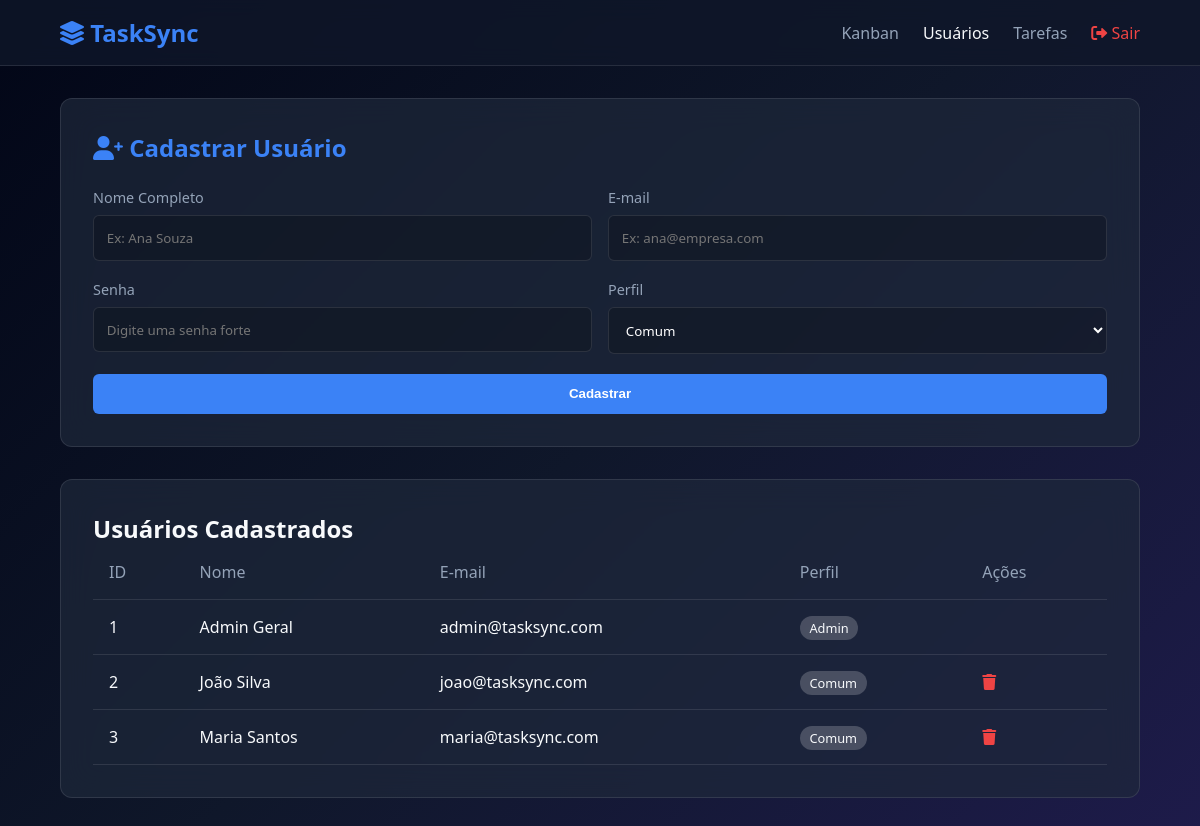
/usuarios.php (signed in), run on the app's committed database.
### tables this page shows
CREATE TABLE usuarios (
    id INT AUTO_INCREMENT PRIMARY KEY,
    nome VARCHAR(100) NOT NULL,
    email VARCHAR(100) NOT NULL UNIQUE,
    senha VARCHAR(255) NOT NULL,
    perfil ENUM('admin', 'comum') DEFAULT 'comum',
    data_cadastro DATETIME DEFAULT CURRENT_TIMESTAMP
);

### usuarios.php (the view, shortened to what this page needs)
<?php
require 'config.php';
$usuarios = $pdo->query("SELECT * FROM usuarios ORDER BY data_cadastro DESC")->fetchAll(PDO::FETCH_ASSOC);
?>
<!DOCTYPE html>
<html lang="pt-BR">
<head>
    <link rel="stylesheet" href="css/style.css">
    <link href="https://cdnjs.cloudflare.com/ajax/libs/font-awesome/6.0.0/css/all.min.css" rel="stylesheet">
</head>
<body>
    <nav class="glass-nav">
        <div class="logo"><i class="fas fa-layer-group"></i> TaskSync</div>
        <ul>
            <li><a href="index.php">Kanban</a></li>
            <li><a href="usuarios.php" class="active">Usuários</a></li>
            <li><a href="tarefas.php">Tarefas</a></li>
            <li><a href="logout.php" style="color: #ef4444;"><i class="fas fa-sign-out-alt"></i> Sair</a></li>
        </ul>
    </nav>
    <main class="container">
        <div class="form-container glass">
            <h2><i class="fas fa-user-plus"></i> Cadastrar Usuário</h2>
            <form method="POST">
                <div class="form-row">
                    <div class="form-group">
                        <label>Nome Completo</label>
                        <input type="text" name="nome" required placeholder="Ex: Ana Souza">
                    </div>
                    <div class="form-group">
                        <label>E-mail</label>
                        <input type="email" name="email" required placeholder="Ex: ana@empresa.com">
                    </div>
                </div>
                <div class="form-row">
                    <div class="form-group">
                        <label>Senha</label>
                        <input type="password" name="senha" required placeholder="Digite uma senha forte">
                    </div>
                    <div class="form-group">
                        <label>Perfil</label>
                        <select name="perfil" required>
                            <option value="comum">Comum</option>
                        </select>
                    </div>
                </div>
                <button type="submit" name="cadastrar" class="btn btn-primary">Cadastrar</button>
            </form>
        </div>
        <div class="list-container glass">
            <h2>Usuários Cadastrados</h2>
            <table>
                <thead>
                    <tr>
                        <th>ID</th>
                        <th>Nome</th>
                        <th>E-mail</th>
                        <th>Perfil</th>
                        <th>Ações</th>
                    </tr>
                </thead>
                <tbody>
                    <?php foreach ($usuarios as $u): ?>
                    <tr>
                        <td><?= $u['id'] ?></td>
                        <td><?= htmlspecialchars($u['nome']) ?></td>
                        <td><?= htmlspecialchars($u['email']) ?></td>
                        <td><span class="badge" style="background: rgba(255,255,255,0.2)"><?= ucfirst($u['perfil']) ?></span></td>
                        <td>
                            <?php if ($u['id'] !== $_SESSION['usuario_id']): ?>
                            <a href="?excluir=<?= $u['id'] ?>" class="text-danger" onclick="return confirm('Deseja excluir este usuário? As tarefas dele também serão apagadas.');"><i class="fas fa-trash"></i></a>
                            <?php endif; ?>
                        </td>
                    </tr>
                    <?php endforeach; ?>
                </tbody>
            </table>
        </div>
    </main>
</body>
</html>

### css/style.css (style rules this page uses)
:root { --bg-color: #0f172a; --glass-bg: rgba(30, 41, 59, 0.7); --glass-border: rgba(255, 255, 255, 0.1); --text-main: #f8fafc; --text-muted: #94a3b8; --accent: #3b82f6; --accent-hover: #2563eb; --prio-alta: #ef4444; --prio-media: #f59e0b; --prio-baixa: #10b981; }
* { box-sizing: border-box; margin: 0; padding: 0; }
body { background: linear-gradient(135deg, #020617, #0f172a, #1e1b4b); color: var(--text-main); font-family: 'Segoe UI', system-ui, sans-serif; min-height: 100vh; }
.glass { background: var(--glass-bg); backdrop-filter: blur(16px); -webkit-backdrop-filter: blur(16px); border: 1px solid var(--glass-border); border-radius: 12px; }
.glass-nav { display: flex; justify-content: space-between; align-items: center; padding: 1rem 5%; background: rgba(15, 23, 42, 0.8); backdrop-filter: blur(10px); border-bottom: 1px solid var(--glass-border); position: sticky; top: 0; z-index: 100; }
.glass-nav .logo { font-size: 1.5rem; font-weight: bold; color: var(--accent); }
.glass-nav ul { list-style: none; display: flex; gap: 1.5rem; }
.glass-nav a { color: var(--text-muted); text-decoration: none; font-weight: 500; transition: 0.3s; }
.glass-nav a:hover, .glass-nav a.active { color: var(--text-main); }
.badge { background: rgba(255,255,255,0.1); padding: 0.2rem 0.6rem; border-radius: 20px; font-size: 0.8rem; }
.container { padding: 2rem 5%; max-width: 1200px; margin: 0 auto; }
.form-container, .list-container { padding: 2rem; margin-bottom: 2rem; }
.form-container h2 { margin-bottom: 1.5rem; color: var(--accent); }
.form-group { margin-bottom: 1.2rem; }
.form-row { display: flex; gap: 1rem; }
.form-row .form-group { flex: 1; }
label { display: block; margin-bottom: 0.5rem; font-size: 0.9rem; color: var(--text-muted); }
input, select, textarea { width: 100%; padding: 0.8rem; background: rgba(0,0,0,0.2); border: 1px solid var(--glass-border); border-radius: 6px; color: white; font-family: inherit; }
.btn { padding: 0.8rem 1.5rem; border: none; border-radius: 6px; cursor: pointer; font-weight: 600; transition: 0.3s; }
.btn-primary { background: var(--accent); color: white; width: 100%; }
table { width: 100%; border-collapse: collapse; }
th, td { padding: 1rem; text-align: left; border-bottom: 1px solid var(--glass-border); }
th { color: var(--text-muted); font-weight: 500; }
.text-danger { color: #ef4444; }

### data on the page
usuarios: id "1", nome "Admin Geral", email "admin@tasksync.com", perfil "Admin"
usuarios: id "2", nome "João Silva", email "joao@tasksync.com", perfil "Comum"
usuarios: id "3", nome "Maria Santos", email "maria@tasksync.com", perfil "Comum"
